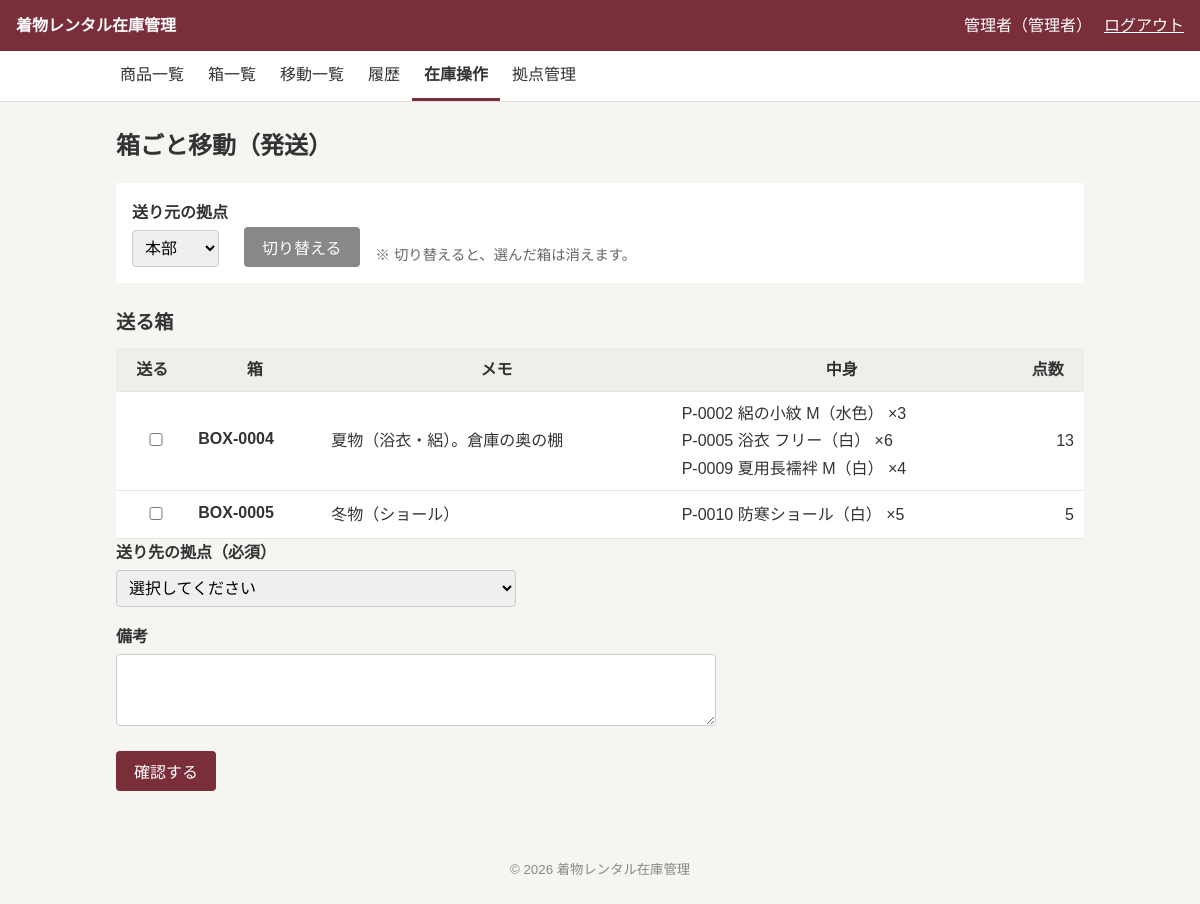
Screenshot of /operations/box_transfer.php (signed in) with the database file from the repository.
### tables this page shows
CREATE TABLE users (
  id            INT UNSIGNED NOT NULL AUTO_INCREMENT,
  login_id      VARCHAR(50)  NOT NULL,
  password_hash VARCHAR(255) NOT NULL,
  name          VARCHAR(50)  NOT NULL,
  role          ENUM('normal','admin') NOT NULL DEFAULT 'normal',
  location_id   INT UNSIGNED NOT NULL,
  status        ENUM('active','inactive') NOT NULL DEFAULT 'active',
  created_at    DATETIME     NOT NULL DEFAULT CURRENT_TIMESTAMP,
  updated_at    DATETIME     NOT NULL DEFAULT CURRENT_TIMESTAMP ON UPDATE CURRENT_TIMESTAMP,
  PRIMARY KEY (id),
  CONSTRAINT uk_users_login_id    UNIQUE (login_id),
  CONSTRAINT fk_users_location_id FOREIGN KEY (location_id) REFERENCES locations(id) ON DELETE RESTRICT
);

CREATE TABLE locations (
  id         INT UNSIGNED NOT NULL AUTO_INCREMENT,
  name       VARCHAR(50)  NOT NULL,
  note       TEXT         NULL DEFAULT NULL,
  status     ENUM('active','inactive') NOT NULL DEFAULT 'active',
  created_at DATETIME     NOT NULL DEFAULT CURRENT_TIMESTAMP,
  updated_at DATETIME     NOT NULL DEFAULT CURRENT_TIMESTAMP ON UPDATE CURRENT_TIMESTAMP,
  PRIMARY KEY (id),
  CONSTRAINT uk_locations_name UNIQUE (name)
);

CREATE TABLE boxes (
  id                INT UNSIGNED NOT NULL AUTO_INCREMENT,
  location_id       INT UNSIGNED NOT NULL,
  loose_location_id INT UNSIGNED NULL DEFAULT NULL,
  status            ENUM('active','in_transit','retired') NOT NULL DEFAULT 'active',
  note              TEXT         NULL DEFAULT NULL,
  created_at        DATETIME     NOT NULL DEFAULT CURRENT_TIMESTAMP,
  updated_at        DATETIME     NOT NULL DEFAULT CURRENT_TIMESTAMP ON UPDATE CURRENT_TIMESTAMP,
  PRIMARY KEY (id),
  CONSTRAINT uk_boxes_loose_location_id UNIQUE (loose_location_id),
  CONSTRAINT fk_boxes_location_id       FOREIGN KEY (location_id)       REFERENCES locations(id) ON DELETE RESTRICT,
  CONSTRAINT fk_boxes_loose_location_id FOREIGN KEY (loose_location_id) REFERENCES locations(id) ON DELETE RESTRICT,
  CONSTRAINT ck_boxes_loose_location_id CHECK (loose_location_id IS NULL OR loose_location_id = location_id)
);

CREATE TABLE stocks (
  box_id     INT UNSIGNED NOT NULL,
  product_id INT UNSIGNED NOT NULL,
  qty        INT          NOT NULL,
  updated_at DATETIME     NOT NULL DEFAULT CURRENT_TIMESTAMP ON UPDATE CURRENT_TIMESTAMP,
  PRIMARY KEY (box_id, product_id),
  CONSTRAINT fk_stocks_box_id     FOREIGN KEY (box_id)     REFERENCES boxes(id)    ON DELETE RESTRICT,
  CONSTRAINT fk_stocks_product_id FOREIGN KEY (product_id) REFERENCES products(id) ON DELETE RESTRICT,
  CONSTRAINT ck_stocks_qty CHECK (qty > 0)
);

### config/app.php (called while the page is built)
<?php
return [
    'debug'    => true,
    'timezone' => 'Asia/Tokyo',
    'app_name' => '着物レンタル在庫管理',
];

### includes/bootstrap.php (called while the page is built, shortened)
<?php
$appConfig = require __DIR__ . '/../config/app.php';
require_once __DIR__ . '/db.php';
require_once __DIR__ . '/functions.php';
require_once __DIR__ . '/auth.php';

### includes/functions.php (called while the page is built, shortened)
<?php
function h(?string $value): string
{
    return htmlspecialchars($value ?? '', ENT_QUOTES, 'UTF-8');
}
function product_code(int $id): string
{
    return sprintf('P-%04d', $id);
}
function box_code(int $id): string
{
    return sprintf('BOX-%04d', $id);
}
function label_map(): array
{
    return [
        'status'    => ['active' => '利用中', 'inactive' => '停止中'],
        'product_status' => ['active' => '利用中', 'inactive' => '廃番'],
        'role'      => ['normal' => '一般', 'admin' => '管理者'],
        'target'    => ['women' => '女', 'men' => '男', 'children' => '子'],
        'season'    => ['summer' => '夏物', 'winter' => '冬物', 'all_season' => '通年'],
        'box'       => ['active' => '使用中', 'in_transit' => '輸送中', 'retired' => '廃止'],
        'transfer'  => ['in_transit' => '輸送中', 'received' => '受取済', 'cancelled' => '取消済'],
        'operation' => [
            'stock_in'      => '入庫',
            'stock_out'     => '出庫',
            'adjustment'    => '在庫調整',
            'relocation'    => '保管場所変更',
            'item_transfer' => '商品移動',
            'box_transfer'  => '箱ごと移動',
        ],
        'reason' => [
            'purchase' => '新規購入',
            'initial'  => '初期登録',
            'disposal' => '廃棄',
            'sale'     => '売却',
            'lost'     => '紛失',
            'other'    => 'その他',
        ],
    ];
}
function label(string $type, ?string $value): string
{
    return label_map()[$type][$value] ?? '';
}

### includes/auth.php (called while the page is built, shortened)
<?php
function current_user(): ?array
{
    static $checked = false;
    static $user    = null;
    if ($checked) {
        return $user;
    }
    $checked = true;
    $sessionUser = $_SESSION['user'] ?? null;
    $stmt = getDb()->prepare(
        "SELECT id, name, role, location_id FROM users WHERE id = ? AND status = 'active'"
    );
    $stmt->execute([$sessionUser['id']]);
    $row = $stmt->fetch();
    $user = [
        'id'          => (int)$row['id'],
        'name'        => $row['name'],
        'role'        => $row['role'],
        'location_id' => (int)$row['location_id'],
    ];
    return $user;
}
function require_login(): void
{
    if (current_user() === null) {
        redirect('/login.php');
    }
}

### includes/db.php (called while the page is built)
<?php
function getDb(): PDO
{
    static $pdo = null;
    if ($pdo !== null) {
        return $pdo;
    }
    $config = require __DIR__ . '/../config/database.php';
    if (!empty($config['socket'])) {
        $dsn = sprintf(
            'mysql:unix_socket=%s;dbname=%s;charset=%s',
            $config['socket'],
            $config['dbname'],
            $config['charset']
        );
    } else {
        $dsn = sprintf(
            'mysql:host=%s;dbname=%s;charset=%s',
            $config['host'],
            $config['dbname'],
            $config['charset']
        );
    }
    $pdo = new PDO($dsn, $config['user'], $config['password'], [
        PDO::ATTR_ERRMODE            => PDO::ERRMODE_EXCEPTION,
        PDO::ATTR_DEFAULT_FETCH_MODE => PDO::FETCH_ASSOC,
        PDO::ATTR_EMULATE_PREPARES   => false,
    ]);
    $pdo->exec("SET time_zone = '+09:00'");
    return $pdo;
}

### includes/stock.php (called while the page is built, shortened)
<?php
function product_options(PDO $pdo): array
{
    $rows = $pdo->query(
        "SELECT id, name, size, color FROM products WHERE status = 'active' ORDER BY id"
    )->fetchAll();
    $options = [];
    foreach ($rows as $row) {
        $text = product_code((int)$row['id']) . ' ' . $row['name'];
        if ($row['size'] !== null) {
            $text .= ' ' . $row['size'];
        }
        if ($row['color'] !== null) {
            $text .= '（' . $row['color'] . '）';
        }
        $options[(int)$row['id']] = $text;
    }
    return $options;
}

### public/operations/box_transfer.php (the view, shortened to what this page needs)
<?php
require_once __DIR__ . '/../../includes/bootstrap.php';
require_once __DIR__ . '/../../includes/stock.php';
require_login();
$pdo  = getDb();
$user = current_user();
$locations     = $pdo->query("SELECT id, name FROM locations WHERE status = 'active' ORDER BY id")->fetchAll();
$locationNames = array_column($locations, 'name', 'id');
$startBoxId = (int)($_GET['box_id'] ?? 0);
if (isset($_GET['location_id'])) {
    $locationId = (int)$_GET['location_id'];
} elseif ($startBoxId > 0) {
    $stmt = $pdo->prepare('SELECT location_id FROM boxes WHERE id = ?');
    $stmt->execute([$startBoxId]);
    $locationId = (int)$stmt->fetchColumn();
} else {
    $locationId = $user['location_id'];
}
$destinations = $locationNames;
unset($destinations[$locationId]);
function box_transfer_options(PDO $pdo, int $locationId): array
{
    $stmt = $pdo->prepare(
        "SELECT b.id, b.note, s.product_id, s.qty
         FROM boxes b
         JOIN stocks s ON s.box_id = b.id
         WHERE b.location_id = ? AND b.status = 'active' AND b.loose_location_id IS NULL
         ORDER BY b.id, s.product_id"
    );
    $stmt->execute([$locationId]);
    $products = product_options($pdo);
    $options  = [];
    foreach ($stmt->fetchAll() as $row) {
        $boxId = (int)$row['id'];
        if (!isset($options[$boxId])) {
            $options[$boxId] = ['note' => $row['note'], 'items' => [], 'total' => 0];
        }
        $productId = (int)$row['product_id'];
        $options[$boxId]['items'][] = [$products[$productId] ?? product_code($productId), (int)$row['qty']];
        $options[$boxId]['total']  += (int)$row['qty'];
    }
    return $options;
}
$boxOptions = box_transfer_options($pdo, $locationId);
$commitError = '';
$showConfirm = false;
if ($_SERVER['REQUEST_METHOD'] !== 'POST') {
    $input = [
        'box_ids'        => isset($boxOptions[$startBoxId]) ? [(string)$startBoxId] : [],
        'to_location_id' => '',
        'note'           => '',
    ];
}
$isOtherLocation = $locationId !== $user['location_id'];
$pageTitle = '箱ごと移動（発送）';
require __DIR__ . '/../../includes/layout/header.php';
?>
<?php if ($showConfirm): ?>
    <?php if ($commitError !== ''): ?>
        <p class="flash flash-error"><?= h($commitError) ?></p>
    <?php endif; ?>
    <?php if ($isOtherLocation): ?>
        <p class="warning-box">
            所属拠点（<?= h($locationNames[$user['location_id']] ?? '') ?>）以外の拠点
            （<?= h($locationNames[$locationId]) ?>）から発送します。拠点が正しいか確認してください。
        </p>
    <?php endif; ?>
    <p>次の箱を、中身ごと発送します。よろしいですか？</p>
    <div class="table-wrap">
        <table class="detail-table">
            <tr>
                <th>送り元</th>
                <td><?= h($locationNames[$locationId]) ?></td>
            </tr>
            <tr class="emphasis-row">
                <th>送り先</th>
                <td><?= h($destinations[(int)$input['to_location_id']] ?? '') ?>　<span class="emphasis-note">← 送り先が正しいか確認してください</span></td>
            </tr>
            <tr>
                <th>備考</th>
                <td><?= nl2br(h($input['note'])) ?></td>
            </tr>
        </table>
    </div>
    <div class="table-wrap">
        <table>
            <tr>
                <th>箱</th>
                <th>中身</th>
                <th>点数</th>
            </tr>
            <?php foreach ($input['box_ids'] as $boxId): ?>
                <?php $option = $boxOptions[(int)$boxId] ?? null; ?>
                <tr>
                    <td><?= h(box_code((int)$boxId)) ?></td>
                    <td>
                        <?php foreach ($option['items'] ?? [] as [$name, $qty]): ?>
                            <?= h($name) ?> ×<?= h((string)$qty) ?><br>
                        <?php endforeach; ?>
                    </td>
                    <td class="num"><?= h((string)($option['total'] ?? '')) ?></td>
                </tr>
            <?php endforeach; ?>
        </table>
    </div>
    <p class="note">※ 発送すると、箱は送り先で受取確認をするまで「輸送中」になり、送り元の在庫から外れます。</p>
    <form method="post" class="button-row">
        <?= csrf_field() ?>
        <button type="submit" name="step" value="back" class="button-secondary">入力に戻る</button>
        <button type="submit" name="step" value="commit">発送する</button>
    </form>
<?php else: ?>
    <form method="get" class="search-form">
        <div class="form-row">
            <label for="location_id">送り元の拠点</label>
            <select id="location_id" name="location_id">
                <?php foreach ($locations as $location): ?>
                    <option value="<?= h((string)$location['id']) ?>" <?= $locationId === (int)$location['id'] ? 'selected' : '' ?>>
                        <?= h($location['name']) ?>
                    </option>
                <?php endforeach; ?>
            </select>
        </div>
        <button type="submit" class="button-secondary">切り替える</button>
        <span class="note">※ 切り替えると、選んだ箱は消えます。</span>
    </form>
    <?php if (empty($boxOptions)): ?>
        <p>この拠点には、送れる箱がありません（中身のある使用中の箱だけを送れます）。</p>
    <?php else: ?>
        <form method="post" novalidate>
            <h2>送る箱</h2>
            <div class="table-wrap">
                <table>
                    <tr>
                        <th>送る</th>
                        <th>箱</th>
                        <th>メモ</th>
                        <th>中身</th>
                        <th>点数</th>
                    </tr>
                    <?php foreach ($boxOptions as $boxId => $option): ?>
                        <tr>
                            <td>
                                <input type="checkbox" name="box_ids[]" id="box_<?= h((string)$boxId) ?>" value="<?= h((string)$boxId) ?>"
                                    <?= in_array((string)$boxId, $input['box_ids'], true) ? 'checked' : '' ?>>
                            </td>
                            <td><label for="box_<?= h((string)$boxId) ?>"><?= h(box_code($boxId)) ?></label></td>
                            <td><?= h($option['note'] ?? '') ?></td>
                            <td>
                                <?php foreach ($option['items'] as [$name, $qty]): ?>
                                    <?= h($name) ?> ×<?= h((string)$qty) ?><br>
                                <?php endforeach; ?>
                            </td>
                            <td class="num"><?= h((string)$option['total']) ?></td>
                        </tr>
                    <?php endforeach; ?>
                </table>
            </div>
            <div class="form-row">
                <label for="to_location_id">送り先の拠点（必須）</label>
                <select id="to_location_id" name="to_location_id">
                    <option value="">選択してください</option>
                </select>
            </div>
            <div class="form-row">
                <label for="note">備考</label>
                <textarea id="note" name="note" rows="3"><?= h($input['note']) ?></textarea>
            </div>
            <p class="button-row">
                <button type="submit" name="step" value="confirm">確認する</button>
            </p>
        </form>
    <?php endif; ?>
<?php endif; ?>
<?php require __DIR__ . '/../../includes/layout/footer.php'; ?>

### includes/layout/header.php (shortened to what this page needs)
<?php
$user = current_user();
?>
<!DOCTYPE html>
<html lang="ja">
<head>
    <link rel="stylesheet" href="/assets/css/style.css">
</head>
<body>
    <header class="site-header">
        <a class="site-title" href="/dashboard.php"><?= h($appConfig['app_name']) ?></a>
        <?php if ($user !== null): ?>
            <div class="user-info">
                <span><?= h($user['name']) ?>（<?= h(label('role', $user['role'])) ?>）</span>
                <form method="post" action="/logout.php">
                    <button type="submit" class="button-link">ログアウト</button>
                </form>
            </div>
        <?php endif; ?>
    </header>
    <?php if ($user !== null): ?>
        <?php require __DIR__ . '/nav.php'; ?>
    <?php endif; ?>
    <main class="container">
        <h1><?= h($pageTitle ?? '') ?></h1>

### rows the page displays
users: name "管理者", role "管理者", location_id "本部"
stocks: box "BOX-0005", box.note "冬物（ショール）", name "P-0010 防寒ショール（白）", qty "5", total "5"

### other values shown
$appConfig['app_name'] "着物レンタル在庫管理"
$navLabel "商品一覧"
$navLabel "箱一覧"
$navLabel "移動一覧"
$navLabel "履歴"
$navLabel "在庫操作"
$navLabel "拠点管理"
$pageTitle "箱ごと移動（発送）"
box_code($boxId) "BOX-0004"
$option['note'] "夏物（浴衣・絽）。倉庫の奥の棚"
$name "P-0002 絽の小紋 M（水色）"
$qty "3"
$name "P-0005 浴衣 フリー（白）"
$qty "6"
$name "P-0009 夏用長襦袢 M（白）"
